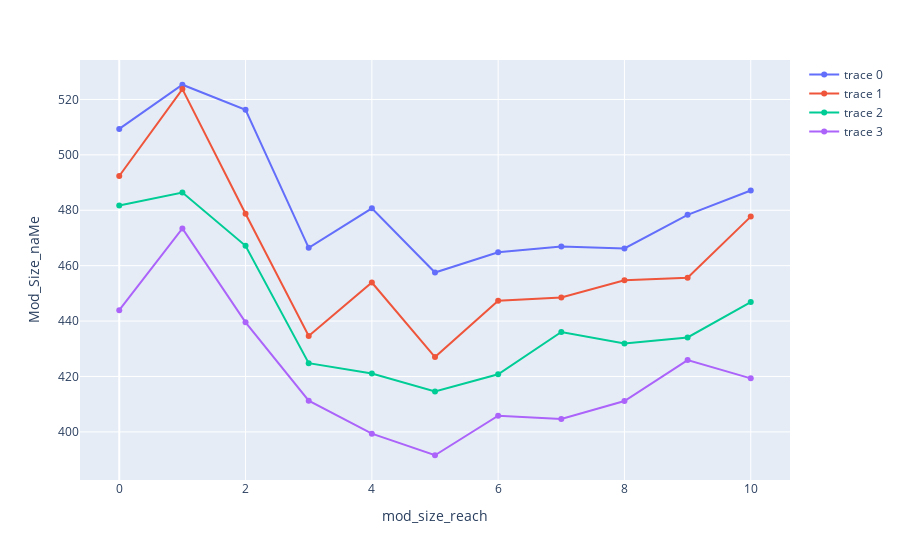

Write notebook code for a chart like this one.
### Code cell
XS = [xs12,xs13,xs14,xs15,xs16,xs17,xs18,xs19,xs20,xs21,xs22]
print(XS)
S = [s12,s13,s14,s15,s16,s17,s18,s19,s20,s21,s22]
print(S)
M = [m12,m13,m14,m15,m16,m17,m18,m19,m20,m21,m22]
print(M)
L = [l12,l13,l14,l15,l16,l17,l18,l19,l20,l21,l22]
print(L)
XL = [xl12,xl13,xl14,xl15,xl16,xl17,xl18,xl19,xl20,xl21,xl22]
print(XL)

fig.data = []
fig.add_trace(go.Scatter(y=XL))
fig.add_trace(go.Scatter(y=L))
fig.add_trace(go.Scatter(y=M))
fig.add_trace(go.Scatter(y=S))
fig.show()

### Figure 1 — Plotly figure (JSON) as saved in the notebook; plotly's stock layout.template omitted (floating-point values rounded to 4 significant figures)
{"data": [{"type": "scatter", "y": [509.4, 525.3, 516.3, 466.4, 480.7, 457.5, 464.9, 466.9, 466.2, 478.4, 487.2]}, {"type": "scatter", "y": [492.4, 523.7, 478.8, 434.6, 453.9, 427, 447.3, 448.5, 454.8, 455.6, 477.7]}, {"type": "scatter", "y": [481.7, 486.4, 467.2, 424.8, 421.1, 414.6, 420.8, 436.0, 431.9, 434.1, 446.9]}, {"type": "scatter", "y": [443.9, 473.4, 439.6, 411.2, 399.4, 391.6, 405.8, 404.7, 411.2, 425.9, 419.3]}], "layout": {"coloraxis": {"colorbar": {"title": {"text": "mod_year"}}, "colorscale": [[0, "#0d0887"], [0.1111, "#46039f"], [0.2222, "#7201a8"], [0.3333, "#9c179e"], [0.4444, "#bd3786"], [0.5556, "#d8576b"], [0.6667, "#ed7953"], [0.7778, "#fb9f3a"], [0.8889, "#fdca26"], [1, "#f0f921"]]}, "legend": {"tracegroupgap": 0}, "margin": {"t": 60}, "xaxis": {"anchor": "y", "domain": [0, 1], "title": {"text": "mod_size_reach"}}, "yaxis": {"anchor": "x", "domain": [0, 1], "title": {"text": "Mod_Size_naMe"}}}}
